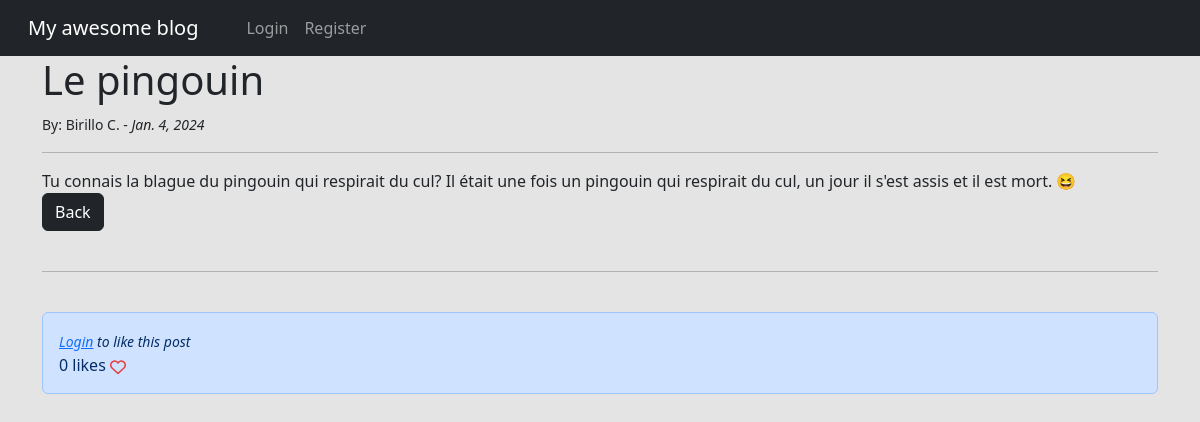
/article/23, run on the app's committed database.
### theblog/models.py (models this page shows, shortened)
class Post(models.Model):
    title = models.CharField(max_length=255)
    title_tag = models.CharField(max_length=255)
    body = RichTextField(blank=True, null=True)
    author = models.ForeignKey(User, on_delete=models.CASCADE)
    post_date = models.DateField(auto_now_add=True)
    likes = models.ManyToManyField(User, related_name='blog_posts')
    summary = models.CharField(max_length=255)
    def total_likes(self):
        return self.likes.count()

### theblog/views.py (the view)
# urls.py: path('article/<int:pk>', ArticleDetailView.as_view(), name="article-detail"),
class ArticleDetailView(DetailView):
    model = Post
    template_name = 'article_details.html'
    def get_context_data(self, *args, **kwargs):
        context = super(ArticleDetailView, self).get_context_data()
        get_post = get_object_or_404(Post, id=self.kwargs['pk'])
        total_likes = get_post.total_likes()
        liked = False
        if get_post.likes.filter(id=self.request.user.id).exists():
            liked = True
        context['total_likes'] = total_likes
        context['liked'] = liked
        return context

### theblog/templates/article_details.html (shortened to what this page needs)
{% extends "base.html" %} {% block title %} {{ post.title_tag }} {% endblock %}
{% block content %}
<h1>{{ post.title }}</h1>
<small>
  By: {{ post.author.first_name }} {{post.author.last_name | first }}. -
  <i> {{ post.post_date }} </i>
</small>
<hr />
{{ post.body|safe }} {% comment %} safe is used to render html tags {% endcomment %}
<br />
<a class="btn btn-dark bg-dark" href="{% url 'home' %}">Back</a>
<br />
<br />
<hr />
<br />
<div class="alert alert-primary" role="alert">
  <form method="POST" action="{% url 'like_post' post.pk %}">
    {% if user.is_authenticated %}
      {% if liked %}
        <button
            type="submit"
            name="post_id"
            value="{{ post.id }}"
            class="btn btn-danger btn-sm">
            Unike
        </button>
      {% else %}
        <button
          type="submit"
          name="post_id"
          value="{{ post.id }}"
          class="btn btn-primary btn-sm">
          Like
        </button>
      {% endif %}
    {% else %}
        <small><em><a href="{% url 'login' %}">Login</a> to like this post </em><br/> </small>
    {% endif %}
  {% if total_likes == 1 %}
      {{ total_likes }} like
  {% else %}
      {{ total_likes }} likes
  {% endif %}
</form>
</div>
{% endblock %}

### data on the page
Post: title "Le pingouin", author.first_name "Birillo", author.last_name|first "C", post_date "Jan. 4, 2024", body "Tu connais la blague du pingouin qui respirait du cul? Il était une fois un pingouin qui respirait du cul, un jour il s'est assis et il est mort. 😆"

### other printed values
{{ total_likes }} "0"
